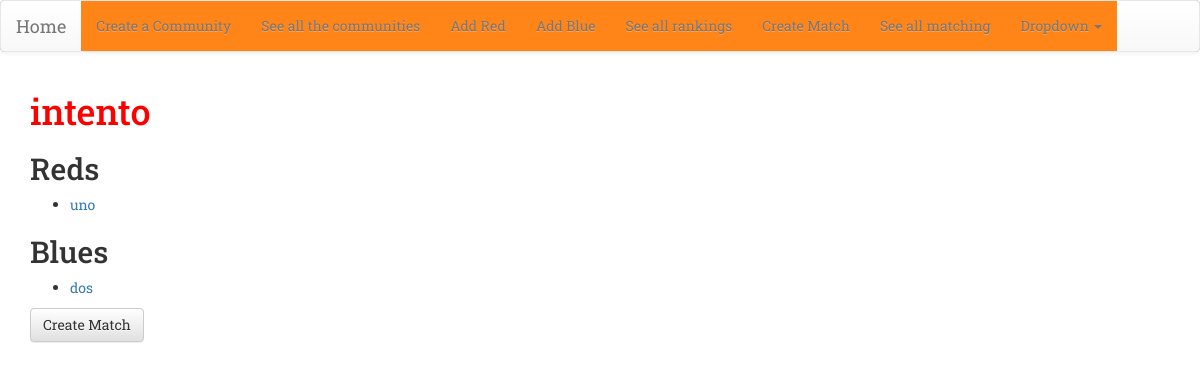
The page /community/4/ on the database its author committed.
### match/models.py (models this page shows, shortened)
class Community(models.Model):
    name = models.CharField(max_length=20, unique = True)
    number_couples = models.PositiveIntegerField()

class Red(models.Model):
    name =  models.CharField(max_length=50)
    community = models.ForeignKey('Community', on_delete=models.CASCADE)
    pairing = models.ForeignKey('Pairing', on_delete=models.CASCADE, null=True)
    class Meta:
        unique_together = (("community", "name"),)
    def __str__(self):
        return self.name

class Blue(models.Model):
    name = models.CharField(max_length=50)
    community = models.ForeignKey('Community', on_delete=models.CASCADE)
    pairing = models.ForeignKey('Pairing', on_delete=models.CASCADE, null=True)
    class Meta:
        unique_together = (("community", "name"),)
    def __str__(self):
        return self.name

### match/views.py (the view)
# urls.py: path('community/<int:pk>/', views.community_details, name='community_details'),
def community_details(request, pk):
    community = get_object_or_404(Community, pk=pk)
    reds = Red.objects.filter(community = community)
    blues = Blue.objects.filter(community = community)
    return render(request, 'match/community_detail.html', {'community': community, 'reds': reds, 'blues': blues})

### match/templates/match/community_detail.html
{% extends 'match/base.html' %}
{% block content %}
  <h1> {{community.name }}</h1>
<h2> Reds </h2>
<ul>
{% for red in reds %}
  <li><a href="{% url 'red_details' red.pk%}" ><span> {{red.name}} </span></a></li>
  {% endfor %}
</ul>
<h2> Blues </h2>
  <ul>
  {% for blue in blues %}
  <li><a href="{% url 'blue_details' blue.pk%}" ><span> {{blue.name}} </span></a></li>
  {% endfor %}
</ul>
<a href="{% url 'new_matching' %}" class="btn btn-default"> Create Match </a>
{% endblock %}

### match/static/css/match.css (style rules this page uses)
h1 { color: Red; }

### rows shown on the page
Community: name "intento"
Red: name "uno"
Blue: name "dos"
